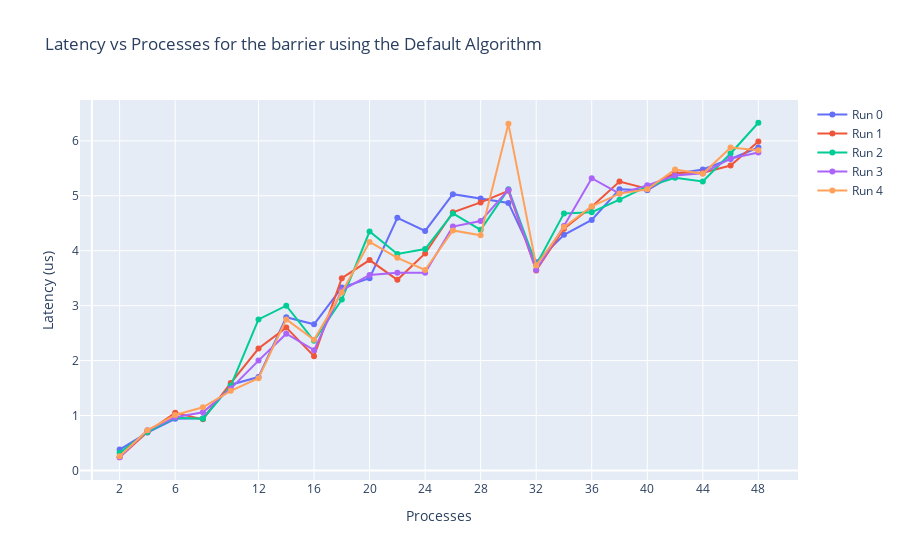

Notebook cell for this chart:
### Code cell
# Set path to the data
barrier_path = path + '/barrier/results_barrier/'  # Replace with your actual path

# Get the list of files in the directory
files = os.listdir(barrier_path)

# Create a list to store the dataframes
dfs = []
default_df = []
tree_df = []
linear_df = []

# Read the data from the files; for each file, check if 
# the name contains binary, default or chain and set the
# corresponding value in the dataframe

for file in files:
    if 'tree' in file:
        df = pd.read_csv(os.path.join(barrier_path, file))
        df['algorithm'] = 'Tree'
        dfs.append(df)
    elif 'default' in file:
        df = pd.read_csv(os.path.join(barrier_path, file))
        df['algorithm'] = 'Default'
        dfs.append(df)
    elif 'linear' in file:
        df = pd.read_csv(os.path.join(barrier_path, file))
        df['algorithm'] = 'Linear'
        dfs.append(df)

# Filter out dataframes where the 'Algorithm' column contains '${algorithm}' or is null
valid_dfs = []
for df in dfs:
    if 'Algorithm' in df.columns:
        df['Algorithm'] = df['Algorithm'].astype(str)
        if not df['Algorithm'].str.contains(r'\$\{algorithm\}').any():
            valid_dfs.append(df)

# Split the data into separate dataframes for each algorithm
default_df = [df for df in valid_dfs if df['Algorithm'].iloc[0] == 'default']
tree_df = [df for df in valid_dfs if df['Algorithm'].iloc[0] == 'tree']
linear_df = [df for df in valid_dfs if df['Algorithm'].iloc[0] == 'linear']

# Select an allocation strategy
default_df = [df[df['Allocation']=='core'] for df in default_df]
tree_df = [df[df['Allocation']=='core'] for df in tree_df]
linear_df = [df[df['Allocation']=='core'] for df in linear_df]

allocations = default_df[0]['Allocation'].unique()


# Initialize the figure
fig = go.Figure()

# Start plotting the data
for selected in range(len(default_df)):
	# The two runs
	used_df = default_df[selected]
	# Only plot for 512KB and 1MB, a.k.a. one fitting entirely in L1 and one not fitting
	# Plot the data
	fig.add_trace(go.Scatter(x=used_df['Processes'], 
							y=used_df['Latency'],
							mode='lines+markers',
							name="Run "+str(selected)))
# Update the layout by naming the appropirate tings and highlighting some places of interest in the x-axis
fig.update_layout(title='Latency vs Processes for the barrier using the Default Algorithm', 
					xaxis_title='Processes', 
					yaxis_title='Latency (us)', 
					xaxis=dict(tickvals=tickvals)
				)

fig.show()

### Figure 1 — Plotly figure (JSON) as saved in the notebook; plotly's stock layout.template omitted (floating-point values rounded to 4 significant figures)
{"data": [{"mode": "lines+markers", "name": "Run 0", "type": "scatter", "x": [2, 4, 6, 8, 10, 12, 14, 16, 18, 20, 22, 24, 26, 28, 30, 32, 34, 36, 38, 40, 42, 44, 46, 48], "y": [0.38, 0.69, 0.94, 0.95, 1.56, 1.7, 2.79, 2.66, 3.33, 3.5, 4.6, 4.36, 5.03, 4.95, 4.87, 3.79, 4.29, 4.56, 5.12, 5.1, 5.4, 5.48, 5.67, 5.88]}, {"mode": "lines+markers", "name": "Run 1", "type": "scatter", "x": [2, 4, 6, 8, 10, 12, 14, 16, 18, 20, 22, 24, 26, 28, 30, 32, 34, 36, 38, 40, 42, 44, 46, 48], "y": [0.24, 0.7, 1.05, 0.93, 1.59, 2.22, 2.6, 2.08, 3.5, 3.83, 3.47, 3.95, 4.7, 4.88, 5.09, 3.64, 4.4, 4.8, 5.26, 5.13, 5.42, 5.42, 5.55, 5.99]}, {"mode": "lines+markers", "name": "Run 2", "type": "scatter", "x": [2, 4, 6, 8, 10, 12, 14, 16, 18, 20, 22, 24, 26, 28, 30, 32, 34, 36, 38, 40, 42, 44, 46, 48], "y": [0.32, 0.7, 0.96, 0.94, 1.54, 2.75, 3, 2.36, 3.11, 4.35, 3.94, 4.03, 4.68, 4.38, 5.12, 3.74, 4.68, 4.7, 4.93, 5.17, 5.33, 5.26, 5.77, 6.33]}, {"mode": "lines+markers", "name": "Run 3", "type": "scatter", "x": [2, 4, 6, 8, 10, 12, 14, 16, 18, 20, 22, 24, 26, 28, 30, 32, 34, 36, 38, 40, 42, 44, 46, 48], "y": [0.24, 0.73, 0.97, 1.06, 1.49, 2, 2.49, 2.19, 3.28, 3.56, 3.6, 3.6, 4.44, 4.54, 5.11, 3.65, 4.45, 5.32, 5.04, 5.19, 5.37, 5.41, 5.68, 5.79]}, {"mode": "lines+markers", "name": "Run 4", "type": "scatter", "x": [2, 4, 6, 8, 10, 12, 14, 16, 18, 20, 22, 24, 26, 28, 30, 32, 34, 36, 38, 40, 42, 44, 46, 48], "y": [0.26, 0.73, 1.01, 1.15, 1.45, 1.68, 2.75, 2.38, 3.24, 4.16, 3.87, 3.65, 4.37, 4.28, 6.31, 3.73, 4.43, 4.81, 5.04, 5.12, 5.48, 5.4, 5.88, 5.83]}], "layout": {"title": {"text": "Latency vs Processes for the barrier using the Default Algorithm"}, "xaxis": {"tickvals": [2, 6, 12, 16, 20, 24, 28, 32, 36, 40, 44, 48], "title": {"text": "Processes"}}, "yaxis": {"title": {"text": "Latency (us)"}}}}
